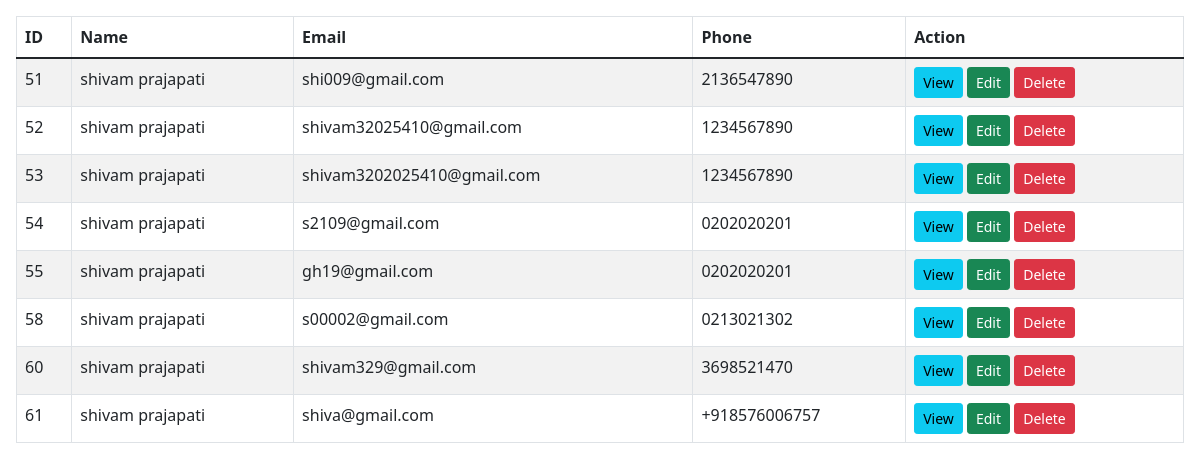
Page /students.php on the committed database.
### tables this page shows
CREATE TABLE `students` (
  `id` int(6) NOT NULL,
  `name` varchar(191) NOT NULL,
  `email` varchar(191) NOT NULL,
  `phone` varchar(191) NOT NULL,
  `password` varchar(191) NOT NULL
);

### students.php (the view, shortened to what this page needs)
<!doctype html>
<html lang="en">
<head>
    <link href="https://cdn.jsdelivr.net/npm/bootstrap@5.1.3/dist/css/bootstrap.min.css" rel="stylesheet">
    <link rel="stylesheet" href="//cdn.jsdelivr.net/npm/alertifyjs@1.13.1/build/css/alertify.min.css"/>
</head>
<body>
                <div class="card-body">
                    <table id="myTable" class="table table-bordered table-striped">
                        <thead>
                            <tr>
                                <th>ID</th>
                                <th>Name</th>
                                <th>Email</th>
                                <th>Phone</th>
                                <th>Action</th>
                            </tr>
                        </thead>
                        <tbody>
                            <?php
                            require 'dbcon.php';
                            $query = "SELECT * FROM students";
                            $query_run = mysqli_query($con, $query);
                            if(mysqli_num_rows($query_run) > 0) {
                                foreach($query_run as $student) {
                                    ?>
                                    <tr>
                                        <td><?= $student['id'] ?></td>
                                        <td><?= $student['name'] ?></td>
                                        <td><?= $student['email'] ?></td>
                                        <td><?= $student['phone'] ?></td>
                                        <td>
                                            <button type="button" value="<?=$student['id'];?>" class="viewStudentBtn btn btn-info btn-sm">View</button>
                                            <button type="button" value="<?=$student['id'];?>" class="editStudentBtn btn btn-success btn-sm">Edit</button>
                                            <button type="button" value="<?=$student['id'];?>" class="deleteStudentBtn btn btn-danger btn-sm">Delete</button>
                                        </td>
                                    </tr>
                                    <?php
                                }
                            }
                            ?>
                        </tbody>
                    </table>
                </div>
</body>
</html>

### rows in the picture
students: id "51", name "shivam prajapati", email "shi009@gmail.com", phone "2136547890"
students: id "52", name "shivam prajapati", email "shivam32025410@gmail.com", phone "1234567890"
students: id "53", name "shivam prajapati", email "shivam3202025410@gmail.com", phone "1234567890"
students: id "54", name "shivam prajapati", email "s2109@gmail.com", phone "0202020201"
students: id "55", name "shivam prajapati", email "gh19@gmail.com", phone "0202020201"
students: id "58", name "shivam prajapati", email "s00002@gmail.com", phone "0213021302"
students: id "60", name "shivam prajapati", email "shivam329@gmail.com", phone "3698521470"
students: id "61", name "shivam prajapati", email "shiva@gmail.com", phone "+918576006757"
